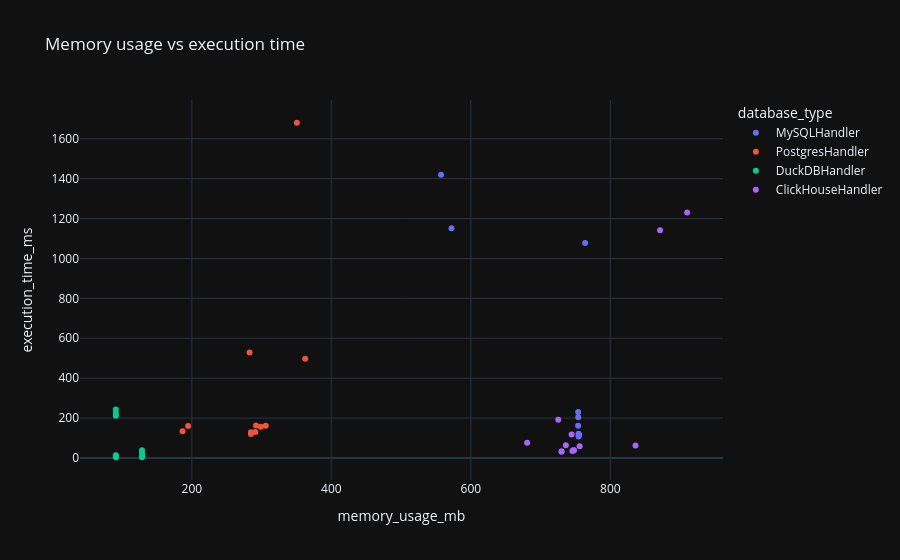

Notebook code cell kept with this figure:
### Code cell
cpu_execution = px.scatter(
   results_df,
   x='memory_usage_mb',
   y='execution_time_ms',
   color='database_type',
   title='Memory usage vs execution time',
   template=template
)
cpu_execution.show()

### Figure 1 — Plotly figure (JSON) as saved in the notebook; plotly's stock layout.template omitted (floating-point values rounded to 4 significant figures)
{"data": [{"hovertemplate": "database_type=MySQLHandler<br>memory_usage_mb=%{x}<br>execution_time_ms=%{y}<extra></extra>", "legendgroup": "MySQLHandler", "marker": {"color": "#636efa", "symbol": "circle"}, "mode": "markers", "name": "MySQLHandler", "orientation": "v", "showlegend": true, "type": "scatter", "x": [730.1, 746.7, 753.9, 753.8, 754.0, 754.5, 754.4, 755.3, 763.9, 557.4, 572.3], "xaxis": "x", "y": [33.8, 38.44, 230.6, 160.9, 203.7, 121.1, 107.3, 114.6, 1077.0, 1419.0, 1152.0], "yaxis": "y"}, {"hovertemplate": "database_type=PostgresHandler<br>memory_usage_mb=%{x}<br>execution_time_ms=%{y}<extra></extra>", "legendgroup": "PostgresHandler", "marker": {"color": "#EF553B", "symbol": "circle"}, "mode": "markers", "name": "PostgresHandler", "orientation": "v", "showlegend": true, "type": "scatter", "x": [284.7, 291.1, 284.8, 292.0, 298.9, 306.0, 186.7, 194.6, 350.5, 362.5, 282.8], "xaxis": "x", "y": [119.9, 130.6, 129.3, 162.2, 156.2, 161.0, 133.3, 160.5, 1680.0, 497.0, 528.8], "yaxis": "y"}, {"hovertemplate": "database_type=DuckDBHandler<br>memory_usage_mb=%{x}<br>execution_time_ms=%{y}<extra></extra>", "legendgroup": "DuckDBHandler", "marker": {"color": "#00cc96", "symbol": "circle"}, "mode": "markers", "name": "DuckDBHandler", "orientation": "v", "showlegend": true, "type": "scatter", "x": [129.0, 128.6, 128.6, 128.6, 91.12, 91.12, 91.12, 91.12, 91.12, 91.12, 91.12], "xaxis": "x", "y": [8.81, 4.123, 38.15, 22.96, 13.28, 7.884, 3.625, 5.906, 211.8, 242.3, 224.0], "yaxis": "y"}, {"hovertemplate": "database_type=ClickHouseHandler<br>memory_usage_mb=%{x}<br>execution_time_ms=%{y}<extra></extra>", "legendgroup": "ClickHouseHandler", "marker": {"color": "#ab63fa", "symbol": "circle"}, "mode": "markers", "name": "ClickHouseHandler", "orientation": "v", "showlegend": true, "type": "scatter", "x": [680.7, 730.0, 725.4, 744.5, 736.2, 748.0, 745.6, 756.1, 910.1, 836.1, 871.3], "xaxis": "x", "y": [75.95, 31.23, 191.3, 117.8, 63.32, 38.68, 35.22, 58.41, 1230.0, 62.0, 1141.0], "yaxis": "y"}], "layout": {"legend": {"title": {"text": "database_type"}, "tracegroupgap": 0}, "title": {"text": "Memory usage vs execution time"}, "xaxis": {"anchor": "y", "domain": [0, 1], "title": {"text": "memory_usage_mb"}}, "yaxis": {"anchor": "x", "domain": [0, 1], "title": {"text": "execution_time_ms"}}}}
